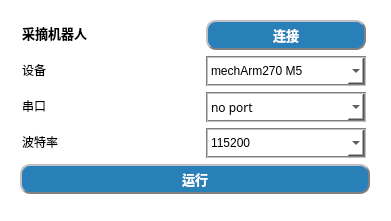
   <widget class="QFrame" name="frame_3">
    <property name="geometry">
     <rect>
      <x>20</x>
      <y>240</y>
      <width>391</width>
      <height>221</height>
     </rect>
    </property>
    <property name="autoFillBackground">
     <bool>false</bool>
    </property>
    <property name="styleSheet">
     <string notr="true">background-color: rgb(255, 255, 255);
border-radius:10px;
border-style:outset;</string>
    </property>
    <property name="frameShape">
     <enum>QFrame::StyledPanel</enum>
    </property>
    <property name="frameShadow">
     <enum>QFrame::Raised</enum>
    </property>
    <widget class="QWidget" name="formLayoutWidget">
     <property name="geometry">
      <rect>
       <x>20</x>
       <y>20</y>
       <width>351</width>
       <height>181</height>
      </rect>
     </property>
     <layout class="QFormLayout" name="formLayout_5">
      <item row="0" column="0">
       <widget class="QLineEdit" name="lineEdit_13">
        <property name="minimumSize">
         <size>
          <width>180</width>
          <height>30</height>
         </size>
        </property>
        <property name="maximumSize">
         <size>
          <width>180</width>
          <height>30</height>
         </size>
        </property>
        <property name="font">
         <font>
          <family>微软雅黑</family>
          <pointsize>10</pointsize>
          <weight>75</weight>
          <italic>false</italic>
          <bold>true</bold>
          <kerning>false</kerning>
         </font>
        </property>
        <property name="styleSheet">
         <string notr="true">color: rgb(0, 0, 0);</string>
        </property>
        <property name="text">
         <string notr="true">采摘机器人</string>
        </property>
        <property name="maxLength">
         <number>80</number>
        </property>
        <property name="frame">
         <bool>false</bool>
        </property>
        <property name="dragEnabled">
         <bool>false</bool>
        </property>
        <property name="readOnly">
         <bool>true</bool>
        </property>
       </widget>
      </item>
      <item row="1" column="0">
       <widget class="QLineEdit" name="lineEdit_17">
        <property name="minimumSize">
         <size>
          <width>180</width>
          <height>30</height>
         </size>
        </property>
        <property name="maximumSize">
         <size>
          <width>180</width>
          <height>30</height>
         </size>
        </property>
        <property name="font">
         <font>
          <family>宋体</family>
          <pointsize>9</pointsize>
          <weight>50</weight>
          <bold>false</bold>
         </font>
        </property>
        <property name="styleSheet">
         <string notr="true">color: rgb(0, 0, 0);</string>
        </property>
        <property name="text">
         <string>设备</string>
        </property>
        <property name="frame">
         <bool>false</bool>
        </property>
        <property name="readOnly">
         <bool>true</bool>
        </property>
       </widget>
      </item>
      <item row="1" column="1">
       <widget class="QComboBox" name="comboBox_R1device">
        <property name="minimumSize">
         <size>
          <width>160</width>
          <height>30</height>
         </size>
        </property>
        <property name="maximumSize">
         <size>
          <width>160</width>
          <height>30</height>
         </size>
        </property>
        <property name="styleSheet">
         <string notr="true">color: rgb(0, 0, 0);
border-style:inset;
border:2px groove gray;
border-radius:0px;</string>
        </property>
        <item>
         <property name="text">
          <string>mechArm270 M5</string>
         </property>
        </item>
       </widget>
      </item>
      <item row="2" column="0">
       <widget class="QLineEdit" name="lineEdit_16">
        <property name="minimumSize">
         <size>
          <width>180</width>
          <height>30</height>
         </size>
        </property>
        <property name="maximumSize">
         <size>
          <width>160</width>
          <height>30</height>
         </size>
        </property>
        <property name="font">
         <font>
          <family>宋体</family>
          <pointsize>9</pointsize>
          <weight>50</weight>
          <bold>false</bold>
         </font>
        </property>
        <property name="styleSheet">
         <string notr="true">color: rgb(0, 0, 0);</string>
        </property>
        <property name="text">
         <string>串口</string>
        </property>
        <property name="frame">
         <bool>false</bool>
        </property>
        <property name="readOnly">
         <bool>true</bool>
        </property>
       </widget>
      </item>
      <item row="2" column="1">
       <widget class="QComboBox" name="comboBox_R1port">
        <property name="minimumSize">
         <size>
          <width>160</width>
          <height>30</height>
         </size>
        </property>
        <property name="maximumSize">
         <size>
          <width>160</width>
          <height>30</height>
         </size>
        </property>
        <property name="font">
         <font>
          <family>宋体</family>
          <pointsize>9</pointsize>
          <weight>50</weight>
          <bold>false</bold>
         </font>
        </property>
        <property name="styleSheet">
         <string notr="true">color: rgb(0, 0, 0);
border-style:inset;
border:2px groove gray;
border-radius:0px;</string>
        </property>
        <item>
         <property name="text">
          <string>no port</string>
         </property>
        </item>
       </widget>
      </item>
      <item row="3" column="0">
       <widget class="QLineEdit" name="lineEdit_18">
        <property name="minimumSize">
         <size>
          <width>180</width>
          <height>30</height>
         </size>
        </property>
        <property name="maximumSize">
         <size>
          <width>180</width>
          <height>30</height>
         </size>
        </property>
        <property name="font">
         <font>
          <family>宋体</family>
          <pointsize>9</pointsize>
          <weight>50</weight>
          <bold>false</bold>
         </font>
        </property>
        <property name="styleSheet">
         <string notr="true">color: rgb(0, 0, 0);</string>
        </property>
        <property name="text">
         <string>波特率</string>
        </property>
        <property name="frame">
         <bool>false</bool>
        </property>
        <property name="readOnly">
         <bool>true</bool>
        </property>
       </widget>
      </item>
      <item row="3" column="1">
       <widget class="QComboBox" name="comboBox_R1baud">
        <property name="minimumSize">
         <size>
          <width>150</width>
          <height>30</height>
         </size>
        </property>
        <property name="maximumSize">
         <size>
          <width>160</width>
          <height>30</height>
         </size>
        </property>
        <property name="styleSheet">
         <string notr="true">color: rgb(0, 0, 0);
border-style:inset;
border:2px groove gray;
border-radius:0px;</string>
        </property>
        <item>
         <property name="text">
          <string>115200</string>
         </property>
        </item>
        <item>
         <property name="text">
          <string>1000000</string>
         </property>
        </item>
       </widget>
      </item>
      <item row="4" column="0" colspan="2">
       <widget class="QPushButton" name="pushButton_R1run">
        <property name="minimumSize">
         <size>
          <width>310</width>
          <height>30</height>
         </size>
        </property>
        <property name="maximumSize">
         <size>
          <width>350</width>
          <height>30</height>
         </size>
        </property>
        <property name="font">
         <font>
          <family>微软雅黑</family>
          <pointsize>10</pointsize>
          <weight>75</weight>
          <bold>true</bold>
         </font>
        </property>
        <property name="cursor">
         <cursorShape>PointingHandCursor</cursorShape>
        </property>
        <property name="layoutDirection">
         <enum>Qt::RightToLeft</enum>
        </property>
        <property name="autoFillBackground">
         <bool>false</bool>
        </property>
        <property name="styleSheet">
         <string notr="true">background-color: rgb(41, 128, 185);
color: rgb(255, 255, 255);
border-radius:10px;
border:2px groove gray;
border-style:outset;</string>
        </property>
        <property name="text">
         <string>运行</string>
        </property>
       </widget>
      </item>
      <item row="0" column="1">
       <widget class="QPushButton" name="pushButton_R1Connect">
        <property name="minimumSize">
         <size>
          <width>160</width>
          <height>30</height>
         </size>
        </property>
        <property name="maximumSize">
         <size>
          <width>160</width>
          <height>30</height>
         </size>
        </property>
        <property name="font">
         <font>
          <family>微软雅黑</family>
          <pointsize>10</pointsize>
          <weight>75</weight>
          <bold>true</bold>
         </font>
        </property>
        <property name="cursor">
         <cursorShape>PointingHandCursor</cursorShape>
        </property>
        <property name="autoFillBackground">
         <bool>false</bool>
        </property>
        <property name="styleSheet">
         <string notr="true">background-color: rgb(41, 128, 185);
color: rgb(255, 255, 255);
border-radius:10px;
border:2px groove gray;
border-style:outset;</string>
        </property>
        <property name="text">
         <string>连接</string>
        </property>
        <property name="iconSize">
         <size>
          <width>40</width>
          <height>30</height>
         </size>
        </property>
        <property name="autoDefault">
         <bool>false</bool>
        </property>
        <property name="flat">
         <bool>false</bool>
        </property>
       </widget>
      </item>
     </layout>
    </widget>
   </widget>
